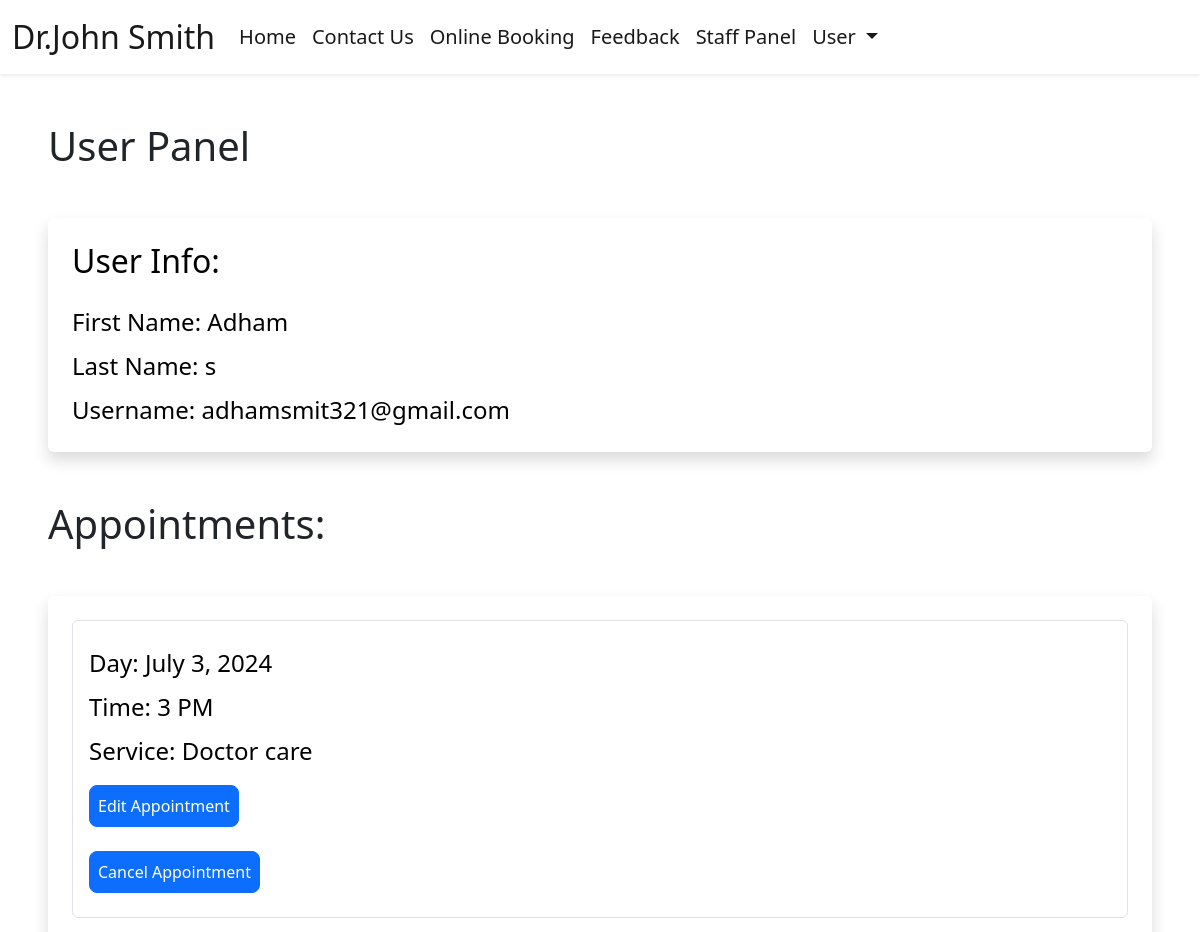
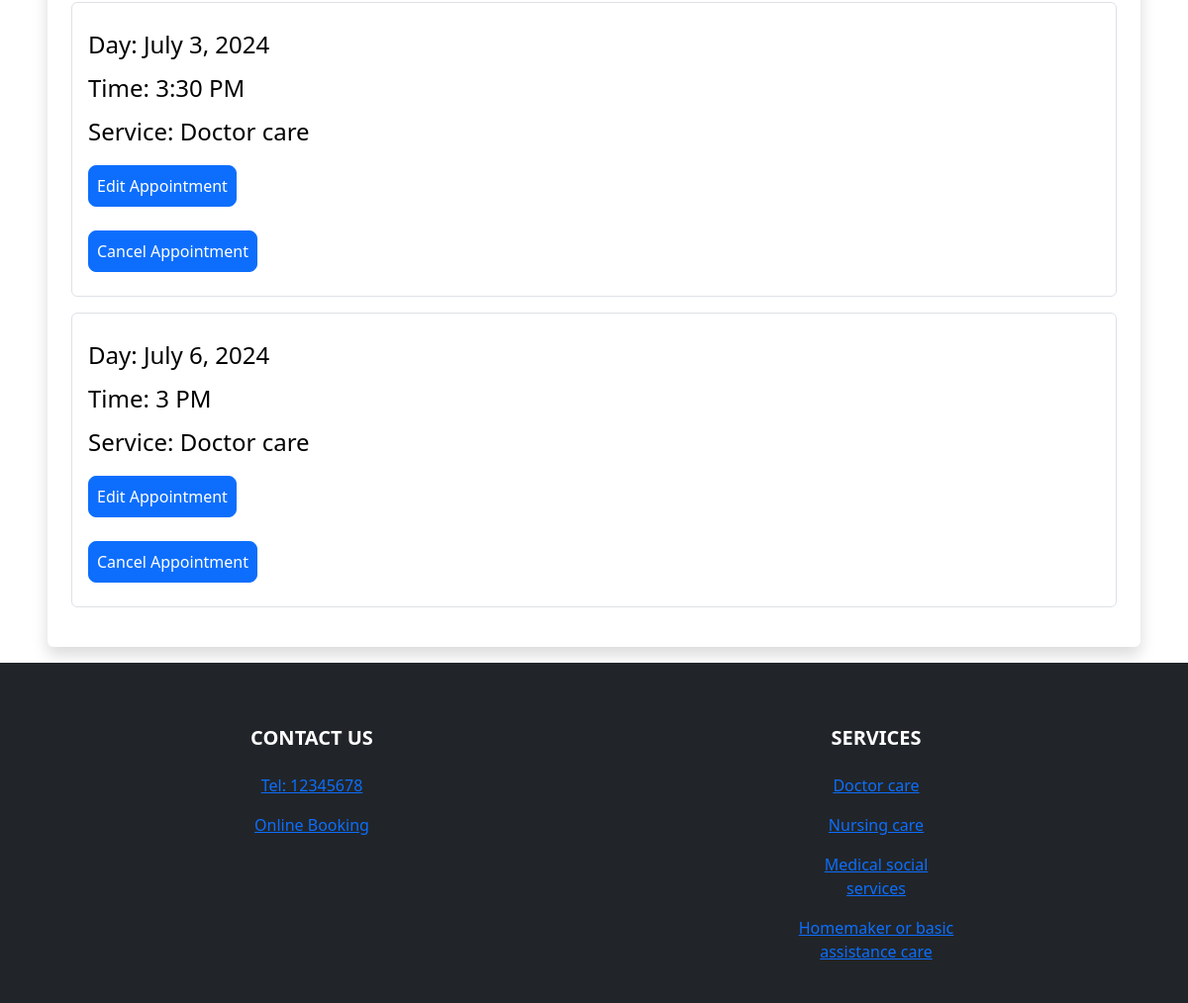
The app's page /user-panel (signed in) with its own data (2 pictures, top to bottom).
### booking/models.py (models this page shows, shortened)
class Appointment(models.Model):
    user = models.ForeignKey(User, on_delete=models.CASCADE, null=True, blank=True)
    service = models.CharField(max_length=50, choices=SERVICE_CHOICES, default="Doctor care")
    day = models.DateField(default=datetime.now)
    time = models.CharField(max_length=10, choices=TIME_CHOICES, default="3 PM")
    time_ordered = models.DateTimeField(default=datetime.now, blank=True)

### booking/views.py (the view)
# urls.py: path('user-panel', views.userPanel, name='userPanel'),
def userPanel(request):
    user = request.user
    appointments = Appointment.objects.filter(user=user).order_by('day', 'time')
    return render(request, 'userPanel.html', {
        'user':user,
        'appointments':appointments,
    })

### booking/templates/userPanel.html (shortened to what this page needs)
{% extends 'layout.html' %}
{% load static %}
{% block body %}
{% if user.is_authenticated %}
<h1 class=" ms-5 mt-5 ">User Panel</h1>
<div class="shadow p-4 mb-5 bg-body bg-body rounded text-black  m-5 ">
    <h2 class="">User Info:</h2>
    <ul class="list-group fs-4 mt-3">
            <li class="list-group mt-2">First Name: {{ user.first_name }}</li>
            <li class="list-group mt-2">Last Name: {{ user.last_name }}</li>
            <li class="list-group mt-2">Username: {{ user.username }}</li>
    </ul>
</div>
{% if appointments.count > 0 %}
<div class="mt-5 ">
    <h1 class=" ms-5">Appointments:</h1>
    <div class="shadow p-4 mb-3 bg-body bg-body rounded text-black  m-5">
        {% for appointment in appointments %}
        <div class="list-group fs-4 border p-3 mb-3">
            <p class="list-group mt-2">Day: {{ appointment.day }}</p>
            <p class="list-group mt-2">Time: {{ appointment.time }}</p>
            <p class="list-group mt-2">Service: {{ appointment.service }}</p>
            <div class="mt-3 mb-2">
                <a class="btn btn-primary rounded-3 p-2" href="{% url 'userUpdate' appointment.id %}">Edit Appointment</a>
            </div>
            <div class="mt-3 mb-2">
                <a class="btn btn-primary rounded-3 p-2" href="{% url 'userUpdate' appointment.id %}">Cancel Appointment</a>
            </div>
        </div>
        {% endfor %}
    </div>
</div>
{% endif %}
{% else %}
<div class="shadow p-4 mb-5 bg-body bg-body rounded text-black  m-5">
    <h1 class="p-2  ms-3">First Sign in!</h1>
    <a href="{% url 'login' %}" class="btn btn-primary text-white">Sign in</a>
</div>
{% endif %}
{% endblock %}

### booking/templates/layout.html (shortened to what this page needs)
{% load static %}
<!doctype html>
<html lang="en">
  <head>
    <link href="https://cdn.jsdelivr.net/npm/bootstrap@5.2.1/dist/css/bootstrap.min.css" rel="stylesheet">
  </head>
  <body>
    <header>
        <nav class="navbar bg-white navbar-white navbar-expand-lg shadow-sm">
            <div class="container-fluid">
                <a class="navbar-brand  cHover cGreen fs-2" href="{% url 'index' %}">
                    Dr.John Smith
                </a>
                <div class="collapse navbar-collapse" id="navbarSupportedContent">
                    <ul class="navbar-nav mb-2 mb-lg-0  fs-5">
                        <li class="nav-item">
                            <a class="nav-link active cHover" aria-current="page" href="{% url 'index' %}">Home</a>
                        </li>
                        <li class="nav-item">
                            <a class="nav-link active cHover" href="#contact">Contact Us</a>
                        </li>
                        <li class="nav-item">
                            <a class="nav-link active cHover" href="{% url 'booking' %}">Online Booking</a>
                        </li>
                        <li class="nav-item">
                            <a class="nav-link active cHover" href="{%url 'feedback' %}">Feedback</a>
                        </li>
                        <li class="nav-item">
                        {% if user.is_authenticated %}
                        <li class="nav-item">
                            <a class="nav-link active cHover" href="{% url 'staffPanel' %}">Staff Panel</a>
                        </li>
                        <li class="nav-item dropdown me-3 fs-5">
                            <a class="nav-link active dropdown-toggle cHover" href="#" role="button" data-bs-toggle="dropdown" aria-expanded="false">
                              User
                            </a>
                        </li>
                        {% else %}
                        <li class="nav-item me-3">
                            <a class="nav-link active cHover" href="{% url 'register' %}">Sign in/Sign Up</a>
                        </li>
                        {% endif %}
                    </ul>
                </div>
            </div>
        </nav>
    </header>
    {% block body %}
    {% endblock %}
    <footer class="bg-dark text-white">
        <div class="container-fluid pt-3">
            <section class="">
                <div class="container text-center text-md-start mt-5">
                  <div class="row mt-3 text-center">
                    <div class="col-md-2 col-lg-2 col-xl-2 mx-auto mb-4">
                        <h5 class="text-uppercase fw-bold mb-4 textGradient" id="contact">
                            Contact Us
                        </h5>
                        <p>
                            <a href="tel: 12345678" class=""><span class="cBlue">Tel: 12345678</span></a>
                        </p>
                        <p>
                            <a class="uLine cHover" href="{% url 'booking' %}" >Online Booking</a>
                        </p>
                    </div>
                    <div class="col-md-3 col-lg-2 col-xl-2 mx-auto mb-4">
                        <h5 class="text-uppercase fw-bold mb-4 textGradient">
                            Services
                        </h5>
                        <p>
                            <a href="#!" class="uLine">Doctor care</a>
                        </p>
                        <p>
                            <a href="#!" class="uLine">Nursing care</a>
                        </p>
                        <p>
                            <a href="#!" class="uLine">Medical social services</a>
                        </p>
                        <p>
                            <a href="#!" class="uLine">Homemaker or basic assistance care</a>
                        </p>
                    </div>
                  </div>
                </div>
              </section>
        </div>
    </footer>
  </body>
</html>

### records on screen
Appointment: day "July 3, 2024", time "3 PM", service "Doctor care"
Appointment: day "July 3, 2024", time "3:30 PM", service "Doctor care"
Appointment: day "July 6, 2024", time "3 PM", service "Doctor care"

### other values on screen
{{ user.first_name }} "Adham"
{{ user.last_name }} "s"
{{ user.username }} "adhamsmit321@gmail.com"
